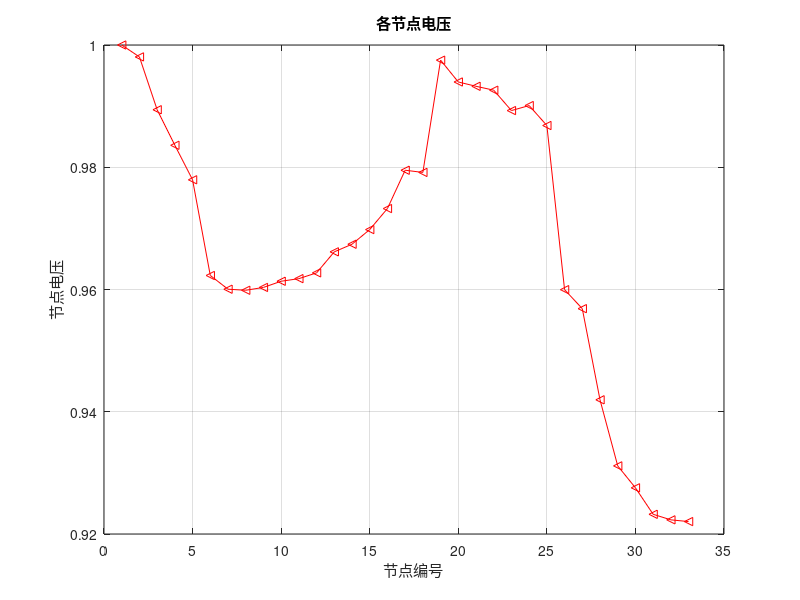
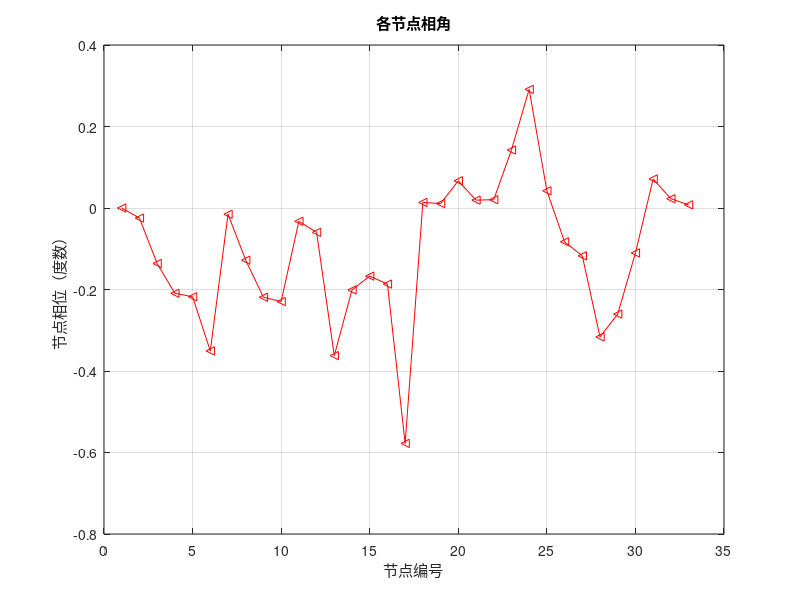
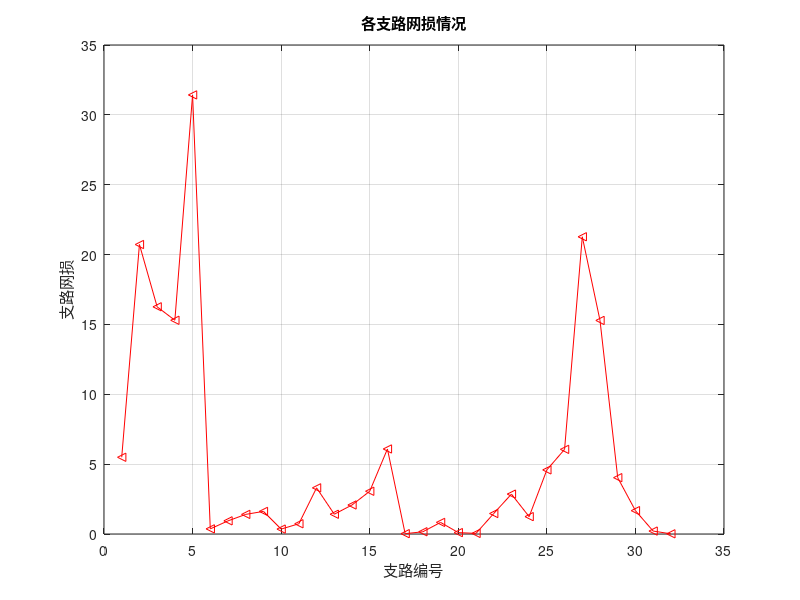

Reproduce these figures in MATLAB, in order.
%% 非潮流计算noplf

%% 下面尝试接入分布式电源
 %接入3节点
 Bus=[1.0000         0         0             
      2.0000    0.0100    0.0060
      3.0000    0.0090    0.0040
      4.0000    0.0120    0.0080
      5.0000    0.0060    0.0030
      6.0000    0.0060    0.0020
      7.0000    0.0200    0.0100
      8.0000    0.0200    0.0100
      9.0000    0.0060    0.0020
     10.0000    0.0060    0.0020
     11.0000    0.0045    0.0030
     12.0000    0.0060    0.0035
     13.0000    0.0060    0.0035
     14.0000    0.0120    0.0080
     15.0000    0.0060    0.0010
     16.0000    0.0060    0.0020
     17.0000    0.0060    0.0020
     18.0000    0.0090    0.0040
     19.0000    0.0090    0.0040
     20.0000    0.0090    0.0040
     21.0000    0.0090    0.0040
     22.0000    0.0090    0.0040
     23.0000    0.0090    0.0050
     24.0000    0.0420    0.0200
     25.0000    0.0420    0.0200
     26.0000    0.0060    0.0025
     27.0000    0.0060    0.0025
     28.0000    0.0060    0.0020
     29.0000    0.0120    0.0600
     30.0000    0.0200    0.0600
     31.0000    0.0150    0.0100
     32.0000    0.0210    0.0100
     33.0000    0.0060    0.0040];%33节点数据每个节点的负荷功率，已做标幺值换算

%disp('请输入支路矩阵，第一列存支路号，第2列存支路首节点，第3列存支路尾节点，第4存支路电阻，第5列存支路电抗');
Branch=[1  1  2  0.005752591	 0.002932449
2  2  3  0.030759517	 0.015666764
3  3  4  0.022835666	 0.011629967
4  4  5  0.023777793	 0.01211039
5  5  6  0.051099481	 0.044111518
6  6  7  0.011679881	 0.038608497
7  7  8  0.044386045	 0.014668484
8  8  9  0.064264305	 0.046170471
9  9  10 0.065137800     0.046170471
10 10 11  0.012266371    0.004055514
11 11 12  0.023359763    0.007724195
12 12 13  0.091592232	 0.072063371
13 13 14  0.033791794	 0.044479634
14 14 15  0.036873985	 0.03281847
15 15 16  0.046563544	 0.034003928
16 16 17   0.08042397	 0.107377542
17 17 18  0.023210021	 0.035813312
18  2 19  0.010232375	 0.009764431
19  19 20 0.093850842	 0.084566834
20  20 21 0.025549741	 0.029848586
21  21 22 0.044230064	 0.058480517
22  3  23 0.028151509	 0.019235617
23  23 24 0.056028491	 0.044242542
24  24 25 0.055903706	 0.043743402
25  6  26 0.012665683	 0.006451387
26  26 27 0.017731957	 0.009028199
27  27 28 0.066073688	 0.058255904
28  28 29 0.050176072	 0.043712206
29  29 30 0.031664208	 0.016128469
30  30 31 0.06079528	 0.060084005
31  31 32 0.01937288	 0.022579856
32  32 33 0.021275852	 0.033454874];%每条支路的阻抗值，以按z=u^2/s=16.02756做标幺值换算

Ppv=0.1;
Pwind=0.05;
Qwind=0.102;


Bus(17,2)=Bus(17,2)-Ppv;
Bus(24,2)=Bus(24,2)-Pwind;
Bus(24,3)=Bus(24,3)-Qwind;


%%本段程序判断所选线路是否收敛;节点电压，支路电流功率损耗
[busnum,dump]=size(Bus);
Vbus=ones(busnum,1);  %取额定电压10kV    
Vbus(1,1)=1.0;         %x设定线路首端电压为额定电压,可以视为公共连接点（pcc）
Vbus2=Vbus;             %迭代后的电压矩阵
[branchnum,dump]=size(Branch);
k=0;  %迭代次数
Ploss=zeros(branchnum,1);%存支路的有功损耗  
Qloss=zeros(branchnum,1);%支路无功损耗
I=zeros(branchnum,1);
F=zeros(busnum,1); %%%判断节点是否收敛
%%本段程序将支路重新排序   s1为排好序的支路矩阵
TempBranch=Branch;
n=1;
s2=[];         %这段重新排列支路应该没有问题
while ~isempty(TempBranch)
    [s,dump]=size(TempBranch);%s为支路数  
    m=1;
    while s>0
       i=find(TempBranch(:,2)==TempBranch(s,3));%末端节点是否为其他支路首端节点
        if isempty(i)
            s1(n,:)=TempBranch(s,:);%如果i是空集则该节点为叶节点
            n=n+1;
        else s2(m,:)=TempBranch(s,:);%如果i不是空集则该节点为非叶节点
            m=m+1;
        end
        s=s-1;
   end
    TempBranch=s2;             %将s2赋值给TempBranch.重复上述判断，直到TempBranch为空集为止
    s2=[];
end
    %前推进行支路功率计算
    while k<10  %(一般取3~5次迭代即可收敛），迭代次数
    Pij1=zeros(busnum,1); %该支路首端节点及与其相连的其他后续支路的功率情况
    Qij1=zeros(busnum,1);
      for s=1:branchnum        
        ii=s1(s,2);      %取排好序的支路首节点   
        jj=s1(s,3);      %取排好序的支路尾节点   
        Pload=Bus(jj,2);
        Qload=Bus(jj,3); %节点有功和无功负荷
        R=s1(s,4);
        X=s1(s,5);
        VV=Vbus(jj);
        Pij0=Pij1(jj); %该支路末端节点的后续功率
        Qij0=Qij1(jj);
        II=((Pload+Pij0)^2+(Qload+Qij0)^2)/(VV^2);    %支路电流的平方
        Ploss(s1(s,1))=II*R;                          %支路有功和无功损耗    这里有待改进。显现Ploss
        Qloss(s1(s,1))=II*X;
        P(s1(s,1))=Pload+Ploss(s1(s,1))+Pij0;       %支路功率，包括后续节点功率和网络损耗
        Q(s1(s,1))=Qload+Qloss(s1(s,1))+Qij0;%;
        Pij1(ii)=Pij1(ii)+P(s1(s,1));               %支路首端功率单位MW
        Qij1(ii)=Qij1(ii)+Q(s1(s,1));
    end
    %%回推计算节点电压
for s=branchnum:-1:1
    ii=s1(s,3); 
    kk=s1(s,2);
    R=s1(s,4);
    X=s1(s,5);
    D1U=(P(s1(s,1))*R+Q(s1(s,1))*X)/Vbus(kk);
    D2U=(P(s1(s,1))*X-Q(s1(s,1))*R)/Vbus(kk);
    Vbus(ii)=(Vbus(kk)-D1U)^2+(D2U)^2;
    Vbus(ii)=sqrt(Vbus(ii));           %开根计算出节点电压幅值
    degreebus(ii)=-atand((-D2U)/(Vbus(kk)-D1U))
   end
   %利用上步电压前推再次计算支路功率
    Pij2=zeros(busnum,1); 
    Qij2=zeros(busnum,1);
 for s=1:branchnum        
        ii=s1(s,2);        
        jj=s1(s,3);
        Pload=Bus(jj,2);
        Qload=Bus(jj,3);%节点有功和无功负荷
        R=s1(s,4);
        X=s1(s,5);
        VV=Vbus(jj);
        Pij0=Pij2(jj);%该支路末端节点的后续功率
        Qij0=Qij2(jj);
        II=((Pload+Pij0)^2+(Qload+Qij0)^2)/(VV^2);%支路电流的平方
        I(s1(s,1))=sqrt(II)*1000;                         %单位A
        Ploss(s1(s,1))=II*R;                          %支路有功和无功损耗  单位MW
        Qloss(s1(s,1))=II*X;
        P(s1(s,1))=Pload+Ploss(s1(s,1))+Pij0;%支路功率，包括后续节点功率和网络损耗
        Q(s1(s,1))=Qload+Qloss(s1(s,1))+Qij0;
        Pij2(ii)=Pij2(ii)+P(s1(s,1));           %支路首端功率
        Qij2(ii)=Qij2(ii)+Q(s1(s,1));%;
 end
 
 P=0;Q=0;
 for s=1:branchnum    %计算总有功损耗 和 总无功损耗
     P=P+Ploss(s);
     Q=Q+Qloss(s);
 end
 for j=1:busnum
     ddp=abs(Pij1(j)-Pij2(j));
     ddq=abs(Qij1(j)-Qij2(j));
     L1=(ddp<0.00000001)&(ddq<0.00000001);  
     F(j,1)=L1;
 end
 if F==1
     Vbus2=Vbus;
     break;
 end
 k=k+1;
 end
    

 figure(1)
 plot(Vbus2,'-r<')
 title('各节点电压')
 xlabel('节点编号')
 ylabel('节点电压')
 grid on
 hold on


 figure(2)
 plot(degreebus,'-r<')
 title('各节点相角')
 xlabel('节点编号')
 ylabel('节点相位（度数）')
 grid on
 hold on

 figure(3)
 plot(Ploss*10000,'-r<')
 title('各支路网损情况')
 xlabel('支路编号')
 ylabel('支路网损')
 grid on
 hold on
 
 
 d=0;
 for t=1:33
     if Vbus2(t)<0.93
         d=d+1;
     else if  Vbus2(t)>1.07
        d=d+1;
         end
     end
 end
 [p,q]=min(Vbus);
     %h=abs(Vbus2-Vbus3);
     %g=max(h);
 disp('系统最低电压,节点号：');
 disp([p,q]);
% disp('并网前后节点电压变化最大值：');
%disp(g);
 disp('节点接入DG时电压越限个数：');
 disp(d);
 disp('    ');

 






